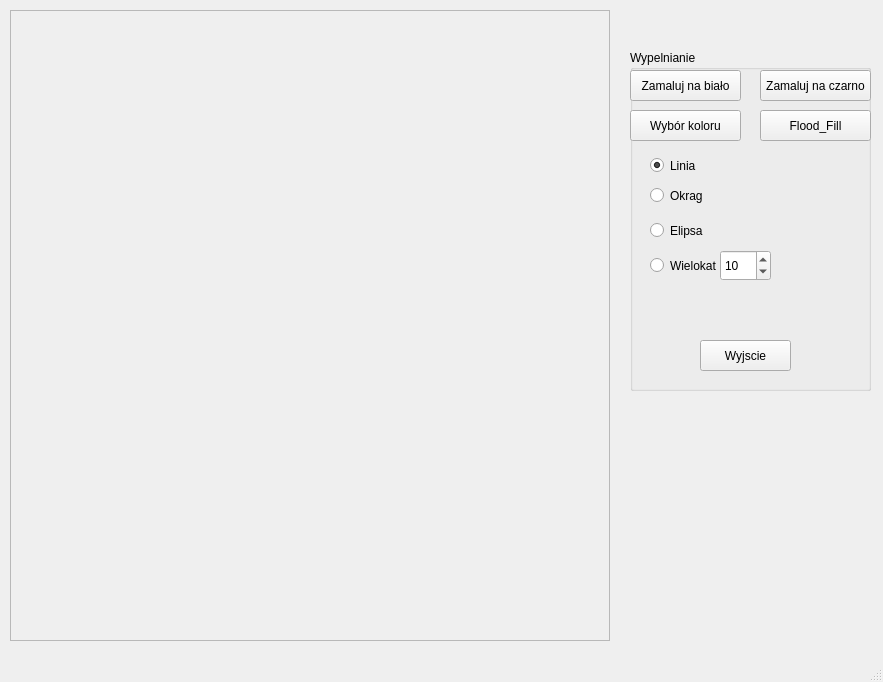
<?xml version="1.0" encoding="UTF-8"?>
<ui version="4.0">
 <class>MyWindow</class>
 <widget class="QMainWindow" name="MyWindow">
  <property name="geometry">
   <rect>
    <x>0</x>
    <y>0</y>
    <width>883</width>
    <height>682</height>
   </rect>
  </property>
  <property name="windowTitle">
   <string>MyWindow</string>
  </property>
  <widget class="QWidget" name="centralWidget">
   <widget class="QFrame" name="rysujFrame">
    <property name="geometry">
     <rect>
      <x>10</x>
      <y>10</y>
      <width>600</width>
      <height>631</height>
     </rect>
    </property>
    <property name="frameShape">
     <enum>QFrame::StyledPanel</enum>
    </property>
    <property name="frameShadow">
     <enum>QFrame::Raised</enum>
    </property>
   </widget>
   <widget class="QGroupBox" name="groupBox">
    <property name="geometry">
     <rect>
      <x>630</x>
      <y>50</y>
      <width>241</width>
      <height>341</height>
     </rect>
    </property>
    <property name="title">
     <string>Wypelnianie</string>
    </property>
    <widget class="QPushButton" name="cleanButton">
     <property name="geometry">
      <rect>
       <x>0</x>
       <y>20</y>
       <width>111</width>
       <height>31</height>
      </rect>
     </property>
     <property name="text">
      <string>Zamaluj na biało</string>
     </property>
    </widget>
    <widget class="QPushButton" name="exitButton">
     <property name="geometry">
      <rect>
       <x>70</x>
       <y>290</y>
       <width>91</width>
       <height>31</height>
      </rect>
     </property>
     <property name="text">
      <string>Wyjscie</string>
     </property>
    </widget>
    <widget class="QPushButton" name="cleanButton_2">
     <property name="geometry">
      <rect>
       <x>130</x>
       <y>20</y>
       <width>111</width>
       <height>31</height>
      </rect>
     </property>
     <property name="text">
      <string>Zamaluj na czarno</string>
     </property>
    </widget>
    <widget class="QRadioButton" name="radioButton">
     <property name="geometry">
      <rect>
       <x>20</x>
       <y>100</y>
       <width>95</width>
       <height>31</height>
      </rect>
     </property>
     <property name="text">
      <string>Linia</string>
     </property>
     <property name="checked">
      <bool>true</bool>
     </property>
    </widget>
    <widget class="QRadioButton" name="radioButton_2">
     <property name="geometry">
      <rect>
       <x>20</x>
       <y>130</y>
       <width>95</width>
       <height>31</height>
      </rect>
     </property>
     <property name="text">
      <string>Okrag</string>
     </property>
    </widget>
    <widget class="QRadioButton" name="radioButton_3">
     <property name="geometry">
      <rect>
       <x>20</x>
       <y>170</y>
       <width>95</width>
       <height>21</height>
      </rect>
     </property>
     <property name="text">
      <string>Elipsa</string>
     </property>
    </widget>
    <widget class="QRadioButton" name="radioButton_4">
     <property name="geometry">
      <rect>
       <x>20</x>
       <y>200</y>
       <width>95</width>
       <height>31</height>
      </rect>
     </property>
     <property name="text">
      <string>Wielokat</string>
     </property>
    </widget>
    <widget class="QSpinBox" name="spinBox">
     <property name="geometry">
      <rect>
       <x>90</x>
       <y>200</y>
       <width>51</width>
       <height>31</height>
      </rect>
     </property>
     <property name="maximumSize">
      <size>
       <width>51</width>
       <height>16777215</height>
      </size>
     </property>
     <property name="minimum">
      <number>2</number>
     </property>
     <property name="maximum">
      <number>5000</number>
     </property>
     <property name="value">
      <number>10</number>
     </property>
     <property name="displayIntegerBase">
      <number>10</number>
     </property>
    </widget>
    <widget class="QPushButton" name="pushButton">
     <property name="geometry">
      <rect>
       <x>0</x>
       <y>60</y>
       <width>111</width>
       <height>31</height>
      </rect>
     </property>
     <property name="text">
      <string>Wybór koloru</string>
     </property>
    </widget>
    <widget class="QPushButton" name="pushButton_2">
     <property name="geometry">
      <rect>
       <x>130</x>
       <y>60</y>
       <width>111</width>
       <height>31</height>
      </rect>
     </property>
     <property name="text">
      <string>Flood_Fill</string>
     </property>
    </widget>
   </widget>
  </widget>
  <widget class="QStatusBar" name="statusBar"/>
  <action name="actionPierwszy">
   <property name="text">
    <string>Pierwszy</string>
   </property>
  </action>
  <action name="actionDrugi">
   <property name="text">
    <string>Drugi</string>
   </property>
  </action>
 </widget>
 <layoutdefault spacing="6" margin="11"/>
 <resources/>
 <connections/>
</ui>
